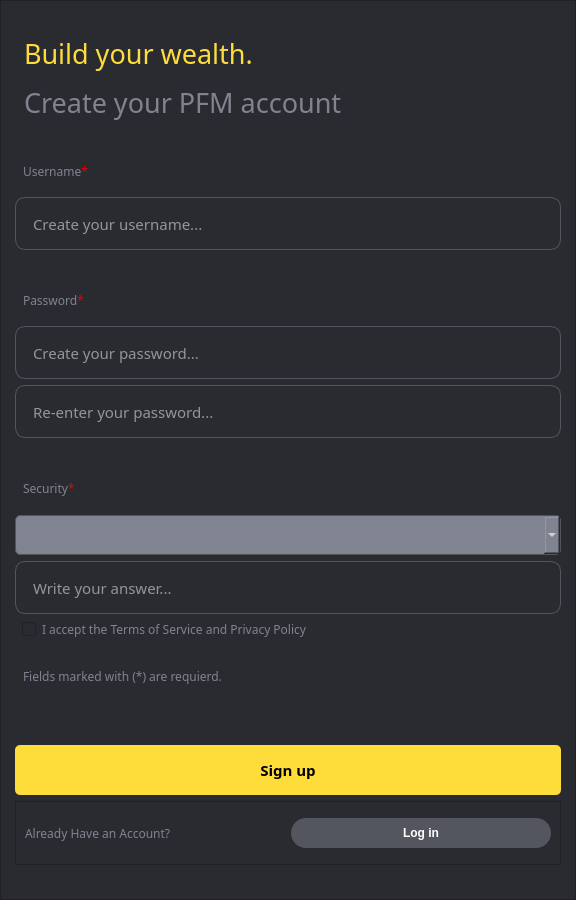
                 <widget class="QWidget" name="scrollBar">
                  <property name="geometry">
                   <rect>
                    <x>0</x>
                    <y>0</y>
                    <width>576</width>
                    <height>900</height>
                   </rect>
                  </property>
                  <property name="styleSheet">
                   <string notr="true"/>
                  </property>
                  <layout class="QGridLayout" name="gridLayout_5">
                   <property name="leftMargin">
                    <number>0</number>
                   </property>
                   <property name="topMargin">
                    <number>0</number>
                   </property>
                   <property name="rightMargin">
                    <number>0</number>
                   </property>
                   <property name="bottomMargin">
                    <number>0</number>
                   </property>
                   <item row="0" column="0">
                    <widget class="QFrame" name="signupFrame">
                     <property name="minimumSize">
                      <size>
                       <width>500</width>
                       <height>900</height>
                      </size>
                     </property>
                     <property name="styleSheet">
                      <string notr="true">#signupFrame{
	background-color: rgb(42, 43, 48);    
   	padding-left: 5px;      
   	padding-right: 5px;       
    padding-top: 25px;          
    padding-bottom: 25px;
}
#SI_buttonLogIn{
	color:rgb(255, 255, 255);
	background-color: rgb(84, 86, 95);
	border-radius:15px;
	height:30px;
}
QLabel{
	background-color: rgb(42, 43, 48);
	padding-left:5px;
}
#frame_3{
	background-color: rgb(42, 43, 48);
}
#regUsername, #regPw, #security, #signuperrorMsg, #MarkedText, #haveAcc{
	color:#808390;
	font-family: Poppins;
}

#regUsername, #regPw, #security{
	padding-top:25px;
}
QLineEdit{
	height:50px;
	padding: 1px 15 px;
	background-color: rgb(42, 43, 48);
	border: 1px solid rgba(84,86,95,255);
	border-radius: 10px;
	color:rgb(255, 255, 255);
	font-family: Poppins;
    font-size:15px;
}
#SI_buttonSI{
	background-color: rgb(254, 221, 59);	
	border-radius:5px;
	height:50px;
}
#SI_checkboxTerm{
	background-color: rgb(42, 43, 48);
	color:#808390;
}
QComboBox {
    color: white;                        /* Warna teks combobox */
    background-color:  rgb(128, 131, 144);           /* Warna latar belakang combobox */
    border: 1px solid #555555;           /* Warna border combobox */
    border-radius: 5px;                  /* Membuat sudut rounded */
}
QComboBox QAbstractItemView {
    color: white;                        /* Warna teks dropdown */
    background-color: #333333;           /* Warna latar belakang dropdown */
    selection-background-color: #fedd3b; /* Warna latar belakang item yang dipilih*/
    selection-color: black;              /* Warna teks item yang dipilih */
    border: 1px solid #555555;          /* Warna border dropdown */
}
</string>
                     </property>
                     <property name="frameShape">
                      <enum>QFrame::StyledPanel</enum>
                     </property>
                     <property name="frameShadow">
                      <enum>QFrame::Raised</enum>
                     </property>
                     <layout class="QVBoxLayout" name="verticalLayout_4">
                      <item>
                       <widget class="QLabel" name="signupHeader">
                        <property name="font">
                         <font>
                          <family>Poppins Medium</family>
                          <pointsize>13</pointsize>
                         </font>
                        </property>
                        <property name="text">
                         <string>&lt;html&gt;&lt;head/&gt;&lt;body&gt;&lt;p&gt;&lt;span style=&quot; font-size:20pt; color:#fedd3b;&quot;&gt;Build your wealth.&lt;/span&gt;&lt;/p&gt;&lt;p&gt;&lt;span style=&quot; font-size:20pt; color:#808390;&quot;&gt;Create your PFM account&lt;/span&gt;&lt;/p&gt;&lt;/body&gt;&lt;/html&gt;</string>
                        </property>
                       </widget>
                      </item>
                      <item>
                       <widget class="QLabel" name="regUsername">
                        <property name="font">
                         <font>
                          <family>Poppins</family>
                          <pointsize>9</pointsize>
                         </font>
                        </property>
                        <property name="text">
                         <string>&lt;html&gt;&lt;head/&gt;&lt;body&gt;&lt;p&gt;Username&lt;span style=&quot; color:#ea0003;&quot;&gt;*&lt;/span&gt;&lt;/p&gt;&lt;/body&gt;&lt;/html&gt;</string>
                        </property>
                       </widget>
                      </item>
                      <item>
                       <widget class="QLineEdit" name="SI_inputUsername">
                        <property name="placeholderText">
                         <string>Create your username...</string>
                        </property>
                       </widget>
                      </item>
                      <item>
                       <widget class="QLabel" name="regPw">
                        <property name="font">
                         <font>
                          <family>Poppins</family>
                          <pointsize>9</pointsize>
                         </font>
                        </property>
                        <property name="text">
                         <string>&lt;html&gt;&lt;head/&gt;&lt;body&gt;&lt;p&gt;Password&lt;span style=&quot; color:#ea0003;&quot;&gt;*&lt;/span&gt;&lt;/p&gt;&lt;/body&gt;&lt;/html&gt;</string>
                        </property>
                       </widget>
                      </item>
                      <item>
                       <widget class="QLineEdit" name="SI_inputPassword1">
                        <property name="styleSheet">
                         <string notr="true"/>
                        </property>
                        <property name="placeholderText">
                         <string>Create your password...</string>
                        </property>
                       </widget>
                      </item>
                      <item>
                       <widget class="QLineEdit" name="SI_inputPassword2">
                        <property name="placeholderText">
                         <string>Re-enter your password...</string>
                        </property>
                       </widget>
                      </item>
                      <item>
                       <widget class="QLabel" name="security">
                        <property name="font">
                         <font>
                          <family>Poppins</family>
                          <pointsize>9</pointsize>
                         </font>
                        </property>
                        <property name="styleSheet">
                         <string notr="true"/>
                        </property>
                        <property name="text">
                         <string>&lt;html&gt;&lt;head/&gt;&lt;body&gt;&lt;p&gt;Security&lt;span style=&quot; color:#ea0003;&quot;&gt;*&lt;/span&gt;&lt;/p&gt;&lt;/body&gt;&lt;/html&gt;</string>
                        </property>
                       </widget>
                      </item>
                      <item>
                       <widget class="QComboBox" name="SI_dropdownSecurity">
                        <property name="minimumSize">
                         <size>
                          <width>0</width>
                          <height>40</height>
                         </size>
                        </property>
                        <property name="font">
                         <font>
                          <family>Poppins</family>
                          <pointsize>9</pointsize>
                         </font>
                        </property>
                        <property name="cursor">
                         <cursorShape>PointingHandCursor</cursorShape>
                        </property>
                        <property name="layoutDirection">
                         <enum>Qt::LeftToRight</enum>
                        </property>
                        <property name="styleSheet">
                         <string notr="true"/>
                        </property>
                        <property name="currentText">
                         <string/>
                        </property>
                        <item>
                         <property name="text">
                          <string/>
                         </property>
                        </item>
                        <item>
                         <property name="text">
                          <string>   1. Where were you born?</string>
                         </property>
                        </item>
                        <item>
                         <property name="text">
                          <string>   2. What is your favorite book?</string>
                         </property>
                        </item>
                        <item>
                         <property name="text">
                          <string>   3. What is your favorite color?</string>
                         </property>
                        </item>
                        <item>
                         <property name="text">
                          <string>   4. What is your favorite food?</string>
                         </property>
                        </item>
                        <item>
                         <property name="text">
                          <string>   5. What is your favorite movie?</string>
                         </property>
                        </item>
                        <item>
                         <property name="text">
                          <string>   6. What is your favorite sport?</string>
                         </property>
                        </item>
                        <item>
                         <property name="text">
                          <string>   7. What is your favorite band?</string>
                         </property>
                        </item>
                        <item>
                         <property name="text">
                          <string>   8. What is the name of your pet?</string>
                         </property>
                        </item>
                       </widget>
                      </item>
                      <item>
                       <widget class="QLineEdit" name="SI_inputSecurity">
                        <property name="placeholderText">
                         <string>Write your answer...</string>
                        </property>
                       </widget>
                      </item>
                      <item>
                       <widget class="QCheckBox" name="SI_checkboxTerm">
                        <property name="font">
                         <font>
                          <family>Poppins</family>
                          <pointsize>9</pointsize>
                         </font>
                        </property>
                        <property name="cursor">
                         <cursorShape>PointingHandCursor</cursorShape>
                        </property>
                        <property name="styleSheet">
                         <string notr="true">padding-left:7px;</string>
                        </property>
                        <property name="text">
                         <string>I accept the Terms of Service and Privacy Policy</string>
                        </property>
                       </widget>
                      </item>
                      <item>
                       <widget class="QLabel" name="MarkedText">
                        <property name="font">
                         <font>
                          <family>Poppins</family>
                          <pointsize>9</pointsize>
                         </font>
                        </property>
                        <property name="text">
                         <string>Fields marked with (*) are requierd.</string>
                        </property>
                       </widget>
                      </item>
                      <item>
                       <widget class="QLabel" name="SI_ErrorMsg">
                        <property name="minimumSize">
                         <size>
                          <width>0</width>
                          <height>0</height>
                         </size>
                        </property>
                        <property name="maximumSize">
                         <size>
                          <width>16777215</width>
                          <height>25</height>
                         </size>
                        </property>
                        <property name="font">
                         <font>
                          <family>Poppins</family>
                          <pointsize>9</pointsize>
                         </font>
                        </property>
                        <property name="styleSheet">
                         <string notr="true">color: rgb(255, 32, 35);</string>
                        </property>
                        <property name="text">
                         <string/>
                        </property>
                        <property name="alignment">
                         <set>Qt::AlignLeading|Qt::AlignLeft|Qt::AlignVCenter</set>
                        </property>
                       </widget>
                      </item>
                      <item>
                       <widget class="QPushButton" name="SI_buttonSI">
                        <property name="font">
                         <font>
                          <family>Montserrat</family>
                          <pointsize>11</pointsize>
                          <weight>75</weight>
                          <bold>true</bold>
                         </font>
                        </property>
                        <property name="cursor">
                         <cursorShape>PointingHandCursor</cursorShape>
                        </property>
                        <property name="text">
                         <string>Sign up</string>
                        </property>
                       </widget>
                      </item>
                      <item>
                       <widget class="QFrame" name="frame_3">
                        <property name="frameShape">
                         <enum>QFrame::StyledPanel</enum>
                        </property>
                        <property name="frameShadow">
                         <enum>QFrame::Raised</enum>
                        </property>
                        <layout class="QHBoxLayout" name="horizontalLayout">
                         <item>
                          <widget class="QLabel" name="haveAcc">
                           <property name="font">
                            <font>
                             <family>Poppins</family>
                             <pointsize>9</pointsize>
                            </font>
                           </property>
                           <property name="styleSheet">
                            <string notr="true">padding:0px;</string>
                           </property>
                           <property name="text">
                            <string>Already Have an Account?</string>
                           </property>
                          </widget>
                         </item>
                         <item>
                          <widget class="QPushButton" name="SI_buttonLogIn">
                           <property name="font">
                            <font>
                             <family>Segoe UI</family>
                             <pointsize>9</pointsize>
                             <weight>75</weight>
                             <bold>true</bold>
                            </font>
                           </property>
                           <property name="cursor">
                            <cursorShape>PointingHandCursor</cursorShape>
                           </property>
                           <property name="styleSheet">
                            <string notr="true"/>
                           </property>
                           <property name="text">
                            <string>Log in</string>
                           </property>
                          </widget>
                         </item>
                        </layout>
                       </widget>
                      </item>
                     </layout>
                    </widget>
                   </item>
                  </layout>
                 </widget>
